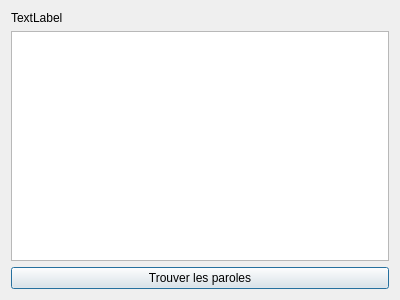
<?xml version="1.0" encoding="UTF-8"?>
<ui version="4.0">
 <class>MainWindow</class>
 <widget class="QDialog" name="MainWindow">
  <property name="geometry">
   <rect>
    <x>0</x>
    <y>0</y>
    <width>400</width>
    <height>300</height>
   </rect>
  </property>
  <property name="windowTitle">
   <string>MainWindow</string>
  </property>
  <layout class="QVBoxLayout" name="verticalLayout">
   <item>
    <widget class="QLabel" name="label">
     <property name="text">
      <string>TextLabel</string>
     </property>
    </widget>
   </item>
   <item>
    <widget class="QTextBrowser" name="textBrowser"/>
   </item>
   <item>
    <widget class="QPushButton" name="pushButton">
     <property name="text">
      <string>Trouver les paroles</string>
     </property>
    </widget>
   </item>
  </layout>
 </widget>
 <layoutdefault spacing="6" margin="11"/>
 <resources/>
 <connections/>
</ui>
